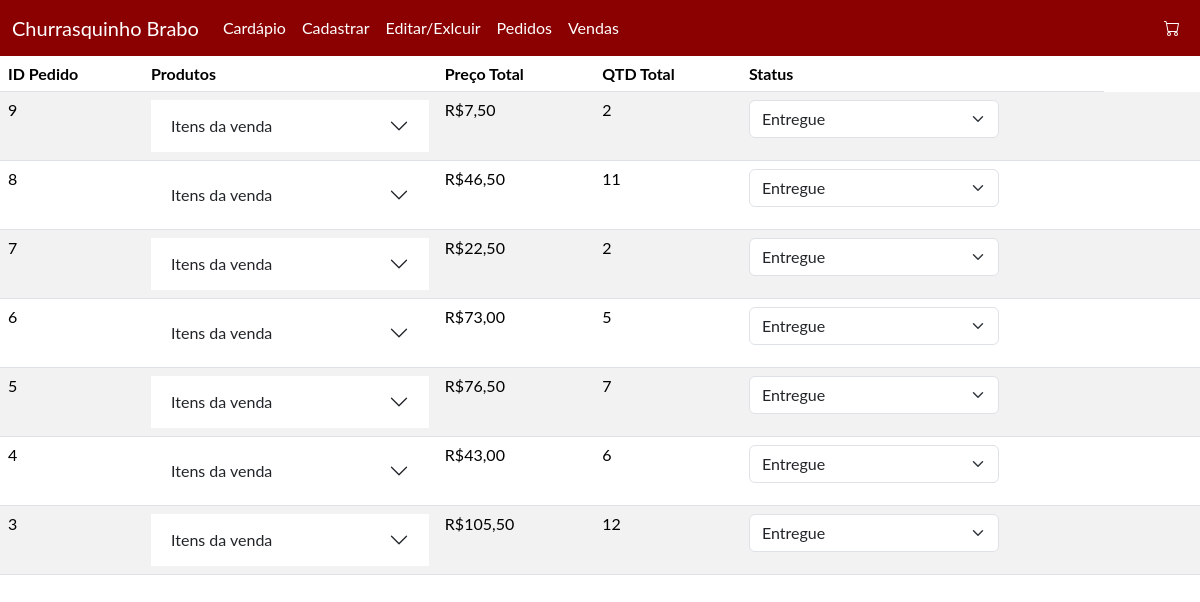
The app's page /churrasquinho/vendas.php with its own data.
### tables this page shows
CREATE TABLE IF NOT EXISTS `venda` (
  `id_venda` int NOT NULL AUTO_INCREMENT,
  `qtd_total` int NOT NULL,
  `preco_total` double NOT NULL,
  `status` varchar(50) NOT NULL DEFAULT 'Esperando Aprovação',
  PRIMARY KEY (`id_venda`)
);

### churrasquinho/model.php (called while the page is built, shortened)
<?php
    class model{
        public function __construct(){
            global $db;
            $this->db = $db;
        }
    }
?>

### churrasquinho/Venda.php (called while the page is built, shortened)
<?php
    class Venda extends model{
        public function getAllVendas(){
            $array = array();
            $sql = "Select * from venda where status ='Entregue' order by id_venda DESC";
            $sql = $this->db->query($sql);
            if($sql->rowCount()>0){
                $array = $sql->fetchAll(\PDO::FETCH_ASSOC);
            }
            return $array;
        }
    }
?>

### churrasquinho/vendas.php (the view, shortened to what this page needs)
<html>
    <?php
        require 'head.php';
        $venda = new Venda();
        $dados = $venda->getAllVendas();
    ?>
    <body>
        <?php require 'menu.php' ?>
        <table class="table table-striped">
            <thead>
                <th>ID Pedido</th>
                <th>Produtos</th>
                <th>Preço Total</th>
                <th>QTD Total</th>
                <th>Status</th>
            </thead>
            <tbody>
            <?php foreach ($dados as $item): ?>
                <tr>
                    <td><?php echo($item["id_venda"]);?></td>
                    <td>
                    <div class="accordion accordion-flush" id="accordionFlush<?php echo($item["id_venda"]);?>">
                        <div class="accordion-item">
                            <h2 class="accordion-header">
                            <button class="accordion-button collapsed" type="button" data-bs-toggle="collapse" data-bs-target="#flush-collapse<?php echo($item["id_venda"]);?>" aria-expanded="false" aria-controls="flush-collapse<?php echo($item["id_venda"]);?>">
                               Itens da venda
                            </button>
                            </h2>
                        </div>
                    </td>
                    <td>R$<?php echo number_format(($item["preco_total"]), 2, ',', '');?></td>
                    <td><?php echo($item["qtd_total"]);?></td>
                    <form action="EditarVenda.php?id_venda=<?php echo($item["id_venda"]);?>" method="POST">
                        <td><select name="status" class="form-select selecionar" onchange="document.getElementById('confirm<?php echo($item['id_venda'])?>').style.visibility='visible';">
                            <option <?php if($item['status']=="Entregue") echo 'selected' ?>>Entregue</option>
                        </select></td>
                        <td>
                        </td>
                    </form>
                </tr>
            <?php endforeach ?>
            </tbody>
        </table>
    <body>
</html>

### churrasquinho/style.css (style rules this page uses)
* { margin: 0; padding: 0; font-family: 'Lato', 'sans-serif','Geneva', 'Tahoma'; }
.selecionar { max-width: 250px; }

### records on screen
venda: id_venda "9", preco_total "7,50", qtd_total "2", status "Entregue"
venda: id_venda "8", preco_total "46,50", qtd_total "11", status "Entregue"
venda: id_venda "7", preco_total "22,50", qtd_total "2", status "Entregue"
venda: id_venda "6", preco_total "73,00", qtd_total "5", status "Entregue"
venda: id_venda "5", preco_total "76,50", qtd_total "7", status "Entregue"
venda: id_venda "4", preco_total "43,00", qtd_total "6", status "Entregue"
venda: id_venda "3", preco_total "105,50", qtd_total "12", status "Entregue"
